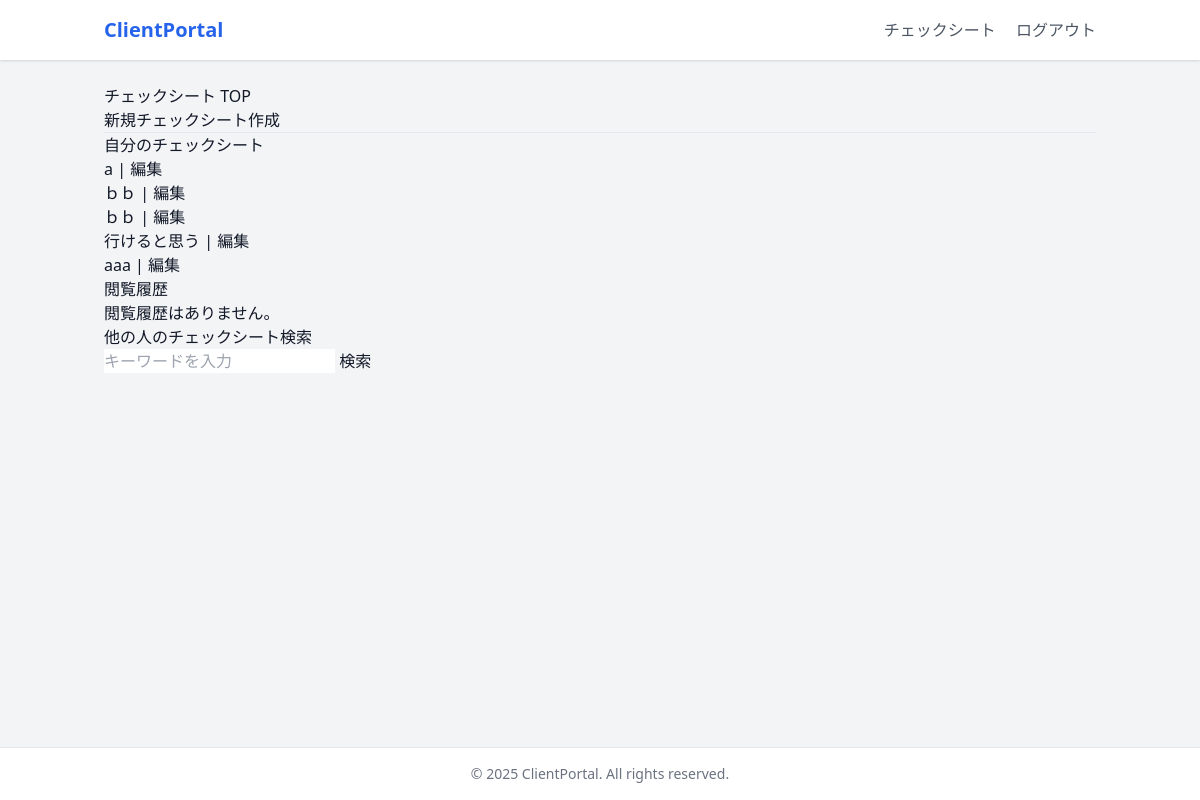
Screenshot of /check_sheet/ (signed in) with the database file from the repository.
### check_sheet/models.py (models this page shows, shortened)
class CheckSheet(models.Model):
    title = models.CharField(max_length=200, null=True, blank=True)  # チェックシートのタイトル
    description = models.TextField(null=True, blank=True)  # チェックシートの説明
    created_by = models.ForeignKey(User, on_delete=models.CASCADE, null=True, blank=True)  # 作成者（NRISユーザー）
    password = models.CharField(max_length=64, null=True, blank=True)  # クライアント用のパスワード
    id = models.CharField(primary_key=True, max_length=100, editable=False)
    system_name = models.CharField(max_length=100, null=True, blank=True)
    purpose = models.TextField(null=True, blank=True)
    environment = models.CharField(max_length=50, null=True, blank=True)
    language = models.CharField(max_length=50, null=True, blank=True)
    release_status = models.CharField(max_length=50, null=True, blank=True)
    url_or_ip = models.CharField(max_length=100, null=True, blank=True)
    host_name = models.CharField(max_length=100, null=True, blank=True)
    os = models.CharField(max_length=100, null=True, blank=True)
    web_server = models.CharField(max_length=100, null=True, blank=True)
    app_server = models.CharField(max_length=100, null=True, blank=True)
    framework = models.CharField(max_length=100, null=True, blank=True)
    db_server = models.CharField(max_length=100, null=True, blank=True)
    login_id = models.CharField(max_length=100, null=True, blank=True)
    login_password = models.CharField(max_length=100, null=True, blank=True)
    permission = models.CharField(max_length=100, null=True, blank=True)
    organization = models.CharField(max_length=100, null=True, blank=True)
    outsourcing_info = models.TextField(null=True, blank=True)
    aws_services = models.TextField(null=True, blank=True)
    session_timeout = models.IntegerField(null=True, blank=True)
    password_encryption = models.CharField(max_length=100, null=True, blank=True)
    password_expiry = models.IntegerField(null=True, blank=True)
    password_reuse_limit = models.IntegerField(null=True, blank=True)
    initial_password_change = models.BooleanField(null=True, blank=True)
    supported_browsers = models.TextField(null=True, blank=True)
    credit_card_info = models.TextField(null=True, blank=True)
    waf_info = models.TextField(null=True, blank=True)
    cms_info = models.TextField(null=True, blank=True)
    file_upload_info = models.TextField(null=True, blank=True)
    shell_info = models.TextField(null=True, blank=True)
    c_library_info = models.TextField(null=True, blank=True)
    log4j_info = models.TextField(null=True, blank=True)
    spring_info = models.TextField(null=True, blank=True)
    security_measures = models.TextField(null=True, blank=True)
    diagnostic_date = models.DateField(null=True, blank=True)
    diagnostic_time = models.TimeField(null=True, blank=True)
    extension_possible = models.BooleanField(null=True, blank=True)
    extension_contact = models.CharField(max_length=100, null=True, blank=True)
    report_recipient = models.CharField(max_length=100, null=True, blank=True)
    onsite_contact = models.CharField(max_length=100, null=True, blank=True)
    server_info = models.TextField(null=True, blank=True)
    diagnostic_ip_info = models.TextField(null=True, blank=True)
    diagnostic_notes = models.TextField(null=True, blank=True)

### check_sheet/views.py (the view)
# urls.py: path("", views.check_sheet_top, name="top"),
@guest_forbidden
def check_sheet_top(request):
    form = CheckSheetForm()
    my_sheets = CheckSheet.objects.filter(created_by=request.user)
    viewed_ids = request.session.get("viewed_check_sheets", [])
    viewed_sheets = CheckSheet.objects.filter(id__in=viewed_ids)
    q = request.GET.get("q")
    search_results = CheckSheet.objects.filter(title__icontains=q) if q else []
    context = {
        "form": form,
        "my_sheets": my_sheets,
        "viewed_sheets": viewed_sheets,
        "search_results": search_results,
    }
    return render(request, "check_sheet_top.html", context)

### check_sheet/forms.py
class CheckSheetForm(forms.ModelForm):
    class Meta:
        model = CheckSheet
        fields = ['title', 'description']  # ユーザーに入力してもらうフィールド

### core/functions/decorator.py (called while the page is built)
def guest_forbidden(view_func):
    @wraps(view_func)
    def _wrapped_view(request, *args, **kwargs):
        user = request.user
        if is_guest_user(user):
            return HttpResponseForbidden("ゲストユーザーはこの操作を許可されていません。")
        return view_func(request, *args, **kwargs)
    return _wrapped_view

### core/functions/userCheckHelper.py (called while the page is built)
def is_guest_user(user_or_username):
    if isinstance(user_or_username, User):
        return user_or_username.groups.filter(name="guest").exists()
    elif isinstance(user_or_username, str):
        return User.objects.filter(username=user_or_username, groups__name="guest").exists()
    else:
        return False

### check_sheet/templates/check_sheet_top.html (shortened to what this page needs)
{% extends 'base.html' %}
{% block content %}
<h1>チェックシート TOP</h1>
<h3><a href="{% url 'check_sheet:create' %}">新規チェックシート作成</a></h3>
<hr>
<h3>自分のチェックシート</h3>
<ul>
  {% for sheet in my_sheets %}
    <li>
      <a href="{% url 'check_sheet:detail' sheet.id %}">{{ sheet.title }}</a> |
      <a href="{% url 'check_sheet:edit' sheet.id %}">編集</a>
    </li>
  {% empty %}
    <li>作成されたチェックシートはありません。</li>
  {% endfor %}
</ul>
<h3>閲覧履歴</h3>
<ul>
  {% for sheet in viewed_sheets %}
    <li><a href="{% url 'check_sheet:detail' sheet.id %}">{{ sheet.title }}</a></li>
  {% empty %}
    <li>閲覧履歴はありません。</li>
  {% endfor %}
</ul>
<h3>他の人のチェックシート検索</h3>
<form method="get" action="{% url 'check_sheet:search' %}">
  <input type="text" name="q" placeholder="キーワードを入力">
  <button type="submit">検索</button>
</form>
{% endblock %}

### rows the page displays
CheckSheet: title "a"
CheckSheet: title "ｂｂ"
CheckSheet: title "ｂｂ"
CheckSheet: title "行けると思う"
CheckSheet: title "aaa"
